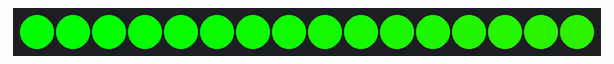
The program below on a simulated MicroPython board. Shown: 16 RGB LEDs in strip order, left to right. Dim RGB values are drawn brighter than linear.

Above: at 0.4 s.
At 1.1 s:
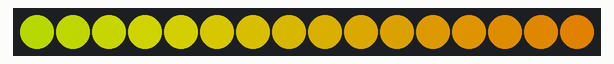

The program:

wscoding.py
```python
from machine import Pin
import neopixel
import time

led = neopixel.NeoPixel(Pin(23), 16)

def wheel(pos):
    if pos < 85:
        return (pos * 3, 255 - pos * 3, 0)
    elif pos < 170:
        pos -= 85
        return (255 - pos * 3, 0, pos * 3)
    else:
        pos -= 170
        return (0, pos * 3, 255 - pos * 3)

while True:
    for j in range(255):
        for i in range(16):
            led[i] = wheel((i + j) & 255)
        led.write()
```

Measured:
- what the display in image 1 shows lasts 0.6 s, from 1.0 s to 1.6 s
